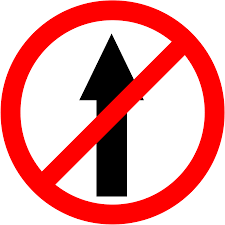
#> input picture Web App/2.png, 225 x 225 px, found by its file name
$ python image_sharpning.py
#> lines starting #> are read from the running program, lines starting #| are printed output that depends on the picture
# import the two modules
import cv2
import numpy as np

# part 1: load path of the image
original_image = cv2.imread("C:/Users/manav/OneDrive/Desktop/Images Samples/2.png")
#> original_image is the input picture: shape (225, 225, 3); mean B, G, R 153.1, 153.1, 234.6
original_image = cv2.resize(original_image,(200,200))
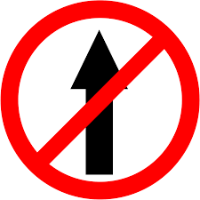
#> original_image: shape (200, 200, 3); mean B, G, R 153, 153, 234.6
#> (the run stopped early here; a loop or call above may not have finished)

$ run again, with Web App/7.png copied over Web App/2.png
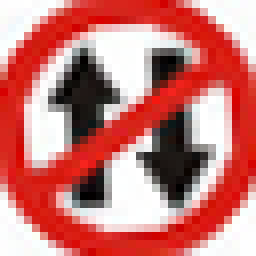
#> input picture Web App/7.png, 32 x 32 px, found by its file name (shown 8 times larger)
#> original_image is the input picture: shape (32, 32, 3); mean B, G, R 116.5, 120.3, 200.8
#> `original_image = cv2.resize(original_image,(200,200))`:
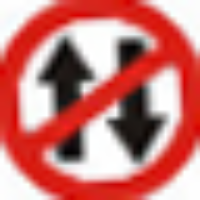
#> original_image: shape (200, 200, 3); mean B, G, R 116.4, 120.1, 200.6

$ run again, with Web App/05000.jpg saved as Web App/2.png
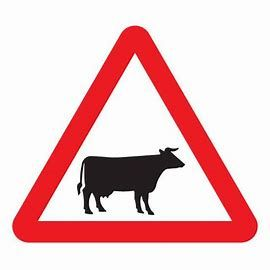
#> input picture Web App/05000.jpg, 270 x 270 px, found by its file name
#> original_image is the input picture: shape (270, 270, 3); mean B, G, R 197.5, 195.9, 236
#> `original_image = cv2.resize(original_image,(200,200))`:
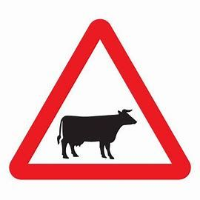
#> original_image: shape (200, 200, 3); mean B, G, R 197.5, 195.9, 236
